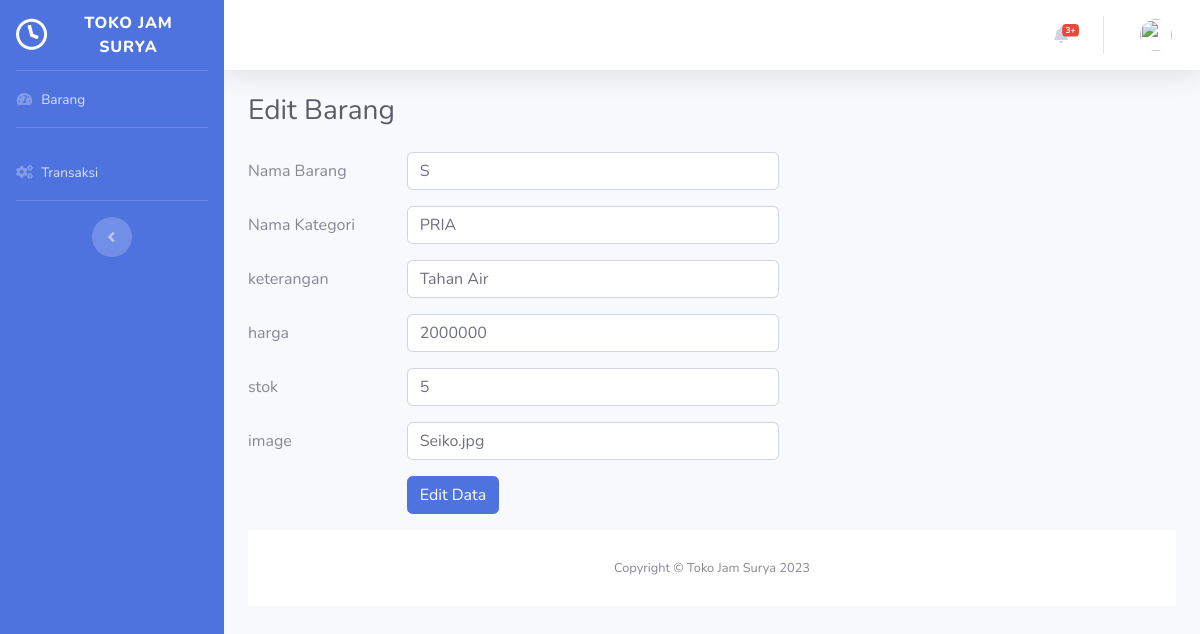
/admin/edit_data1/5, run on the app's committed database.
### tables this page shows
CREATE TABLE `barang` (
  `id_barang` int(11) NOT NULL,
  `nama_kategori` varchar(20) NOT NULL,
  `nama_barang` varchar(128) NOT NULL,
  `keterangan` varchar(500) NOT NULL,
  `harga` int(11) NOT NULL,
  `stok` int(11) NOT NULL,
  `image` varchar(200) NOT NULL
);

### application/controllers/admin.php (called while the page is built, shortened)
<?php
class admin extends CI_Controller
{
	function __construct()
	{
		$this->load->model('model_chart');
	}
	public function edit_data1($id_barang)
	{
		$data['title'] = 'Toko Jam Surya';
		$this->load->view('templates/auth_header', $data);
		$data['login'] = $this->db->get_where('login', ['email' => $this->session->userdata('email')])->row_array();
		$data['barang'] = $this->model_barang->ambil_id($id_barang);
		$this->load->view('owner/editbarang', $data);
	}
}

### index.php (called while the page is built, shortened)
<?php
require_once BASEPATH.'core/CodeIgniter.php';

### application/models/model_barang.php (called while the page is built, shortened)
<?php
class model_barang extends CI_Model
{
	public function ambil_id($id_barang)
	{
		return $this->db->get_where('barang', ['id_barang' => $id_barang])->row_array();
	}
}

### application/views/owner/editbarang.php (the view, shortened to what this page needs)
<!DOCTYPE html>
<html lang="en">
<head>
	<link href="<?= base_url('assets/'); ?>vendor/fontawesome-free/css/all.min.css" rel="stylesheet" type="text/css">
	<link href="<?= base_url('assets/'); ?>css/sb-admin-2.min.css" rel="stylesheet">
</head>
<body id="page-top">
	<div id="wrapper">
		<ul class="navbar-nav bg-primary sidebar sidebar-dark accordion" id="accordionSidebar">
			<a class="sidebar-brand d-flex align-items-center justify-content-center">
				<div class="sidebar-brand-icon rotate-n-15">
					<i class="far fa-clock"></i>
				</div>
				<div class="sidebar-brand-text mx-3">Toko Jam Surya</div>
			</a>
			<hr class="sidebar-divider my-0">
			<li class="nav-item">
				<a class="nav-link" href="<?= base_url('admin'); ?>">
					<i class="fas fa-fw fa-tachometer-alt"></i>
					<span>Barang</span></a>
			</li>
			<hr class="sidebar-divider">
			<li class="nav-item">
				<a class="nav-link" href="charts.html">
					<i class="fas fa-cogs"></i>
					<span>Transaksi</span></a>
			</li>
			<hr class="sidebar-divider d-none d-md-block">
			<div class="text-center d-none d-md-inline">
				<button class="rounded-circle border-0" id="sidebarToggle"></button>
			</div>
		</ul>
		<div id="content-wrapper" class="d-flex flex-column">
			<div id="content">
				<nav class="navbar navbar-expand navbar-light bg-white topbar mb-4 static-top shadow">
					<ul class="navbar-nav ml-auto">
						<li class="nav-item dropdown no-arrow mx-1">
							<a class="nav-link dropdown-toggle" href="#" id="alertsDropdown" role="button" data-toggle="dropdown" aria-haspopup="true" aria-expanded="false">
								<i class="fas fa-bell fa-fw"></i>
								<span class="badge badge-danger badge-counter">3+</span>
							</a>
						</li>
						<li class="nav-item dropdown no-arrow">
							<a class="nav-link dropdown-toggle" href="#" id="userDropdown" role="button" data-toggle="dropdown" aria-haspopup="true" aria-expanded="false">
								<img class="img-profile rounded-circle" src="<?= base_url('assets/img/profil/') . $login['image']; ?>">
							</a>
						</li>
					</ul>
				</nav>
				<div class="container-fluid">
					<h1 class="h3 mb-4 text-gray-800">Edit Barang</h1>
					<form method="POST" action="<?php echo base_url('admin/update1') ?>">
						<div class="row mb-3">
							<label for="nama_barang" class="col-sm-2 col-form-label">Nama Barang</label>
							<div class="col-sm-5">
								<input type="text" class="form-control" name="nama_barang" value="<?php echo $barang['nama_barang']; ?>">
							</div>
						</div>
						<div class="row mb-3">
							<label for="nama_kategori" class="col-sm-2 col-form-label">Nama Kategori</label>
							<div class="col-sm-5">
								<input type="text" class="form-control" name="nama_kategori" value="<?php echo $barang['nama_kategori']; ?>">
							</div>
						</div>
						<div class="row mb-3">
							<label for="keterangan" class="col-sm-2 col-form-label">keterangan</label>
							<div class="col-sm-5">
								<input type="text" class="form-control" name="keterangan" value="<?php echo $barang['keterangan']; ?>">
							</div>
						</div>
						<div class="row mb-3">
							<label for="harga" class="col-sm-2 col-form-label">harga</label>
							<div class="col-sm-5">
								<input type="text" class="form-control" name="harga" value="<?php echo $barang['harga']; ?>">
							</div>
						</div>
						<div class="row mb-3">
							<label for="stok" class="col-sm-2 col-form-label">stok</label>
							<div class="col-sm-5">
								<input type="text" class="form-control" name="stok" value="<?php echo $barang['stok']; ?>">
							</div>
						</div>
						<div class="row mb-3">
							<label for="image" class="col-sm-2 col-form-label">image</label>
							<div class="col-sm-5">
								<input type="text" class="form-control" name="image" value="<?php echo $barang['image']; ?>">
							</div>
						</div>
						<div class="row mb-3">
							<label for="hp" class="col-sm-2 col-form-label"></label>
							<div class="col-sm-5">
								<button type="submit" class="btn btn-primary">Edit Data</button>
							</div>
						</div>
					</form>
				</div>
				<div class="container-fluid">
					<div id="carouselExampleIndicators" class="carousel slide" data-bs-ride="carousel">
						<ol class="carousel-indicators">
							<li data-bs-target="#carouselExampleIndicators" data-bs-slide-to="0" class="active"></li>
						</ol>
						<footer class="sticky-footer bg-white">
							<div class="container my-auto">
								<div class="copyright text-center my-auto">
									<span>Copyright &copy; Toko Jam Surya <?= date('Y') ?></span>
								</div>
							</div>
						</footer>
					</div>
				</div>
</body>
</html>

### data on the page
barang: nama_barang "S", nama_kategori "PRIA", keterangan "Tahan Air", harga "2000000", stok "5", image "Seiko.jpg"
